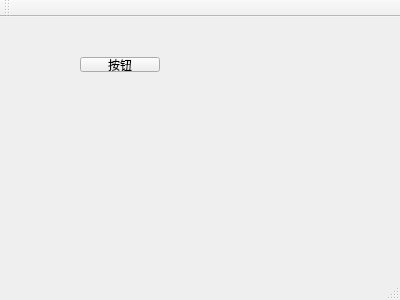
<?xml version="1.0" encoding="UTF-8"?>
<ui version="4.0">
 <class>MainWindow</class>
 <widget class="QMainWindow" name="MainWindow">
  <property name="geometry">
   <rect>
    <x>0</x>
    <y>0</y>
    <width>400</width>
    <height>300</height>
   </rect>
  </property>
  <property name="windowTitle">
   <string>MainWindow</string>
  </property>
  <widget class="QWidget" name="centralWidget">
   <widget class="QPushButton" name="pushButton">
    <property name="geometry">
     <rect>
      <x>80</x>
      <y>40</y>
      <width>80</width>
      <height>15</height>
     </rect>
    </property>
    <property name="text">
     <string>按钮</string>
    </property>
    <property name="icon">
     <iconset>
      <normaloff>C:/Users/shenshaohui/a.png</normaloff>C:/Users/shenshaohui/a.png</iconset>
    </property>
   </widget>
  </widget>
  <widget class="QMenuBar" name="menuBar">
   <property name="geometry">
    <rect>
     <x>0</x>
     <y>0</y>
     <width>400</width>
     <height>17</height>
    </rect>
   </property>
  </widget>
  <widget class="QToolBar" name="mainToolBar">
   <attribute name="toolBarArea">
    <enum>TopToolBarArea</enum>
   </attribute>
   <attribute name="toolBarBreak">
    <bool>false</bool>
   </attribute>
  </widget>
  <widget class="QStatusBar" name="statusBar"/>
 </widget>
 <layoutdefault spacing="6" margin="11"/>
 <resources/>
 <connections/>
</ui>
